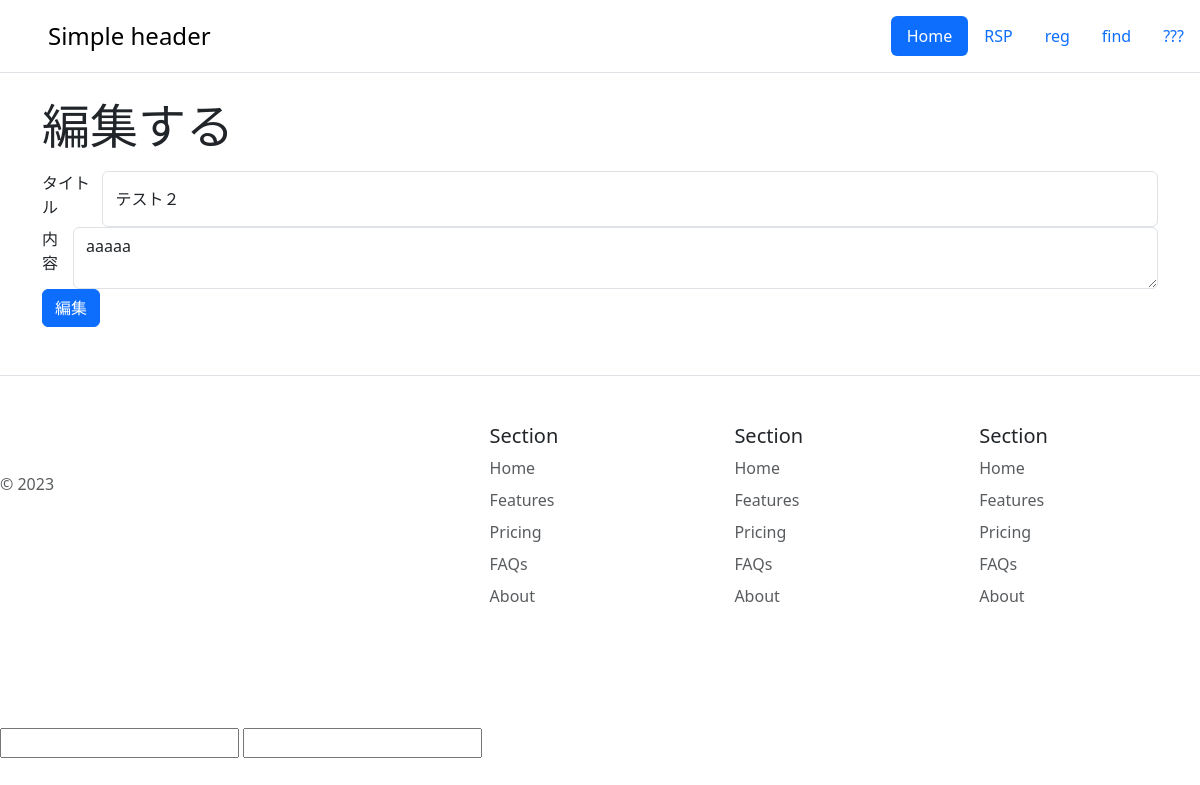
The app's page /postedit/3 (signed in), older data.
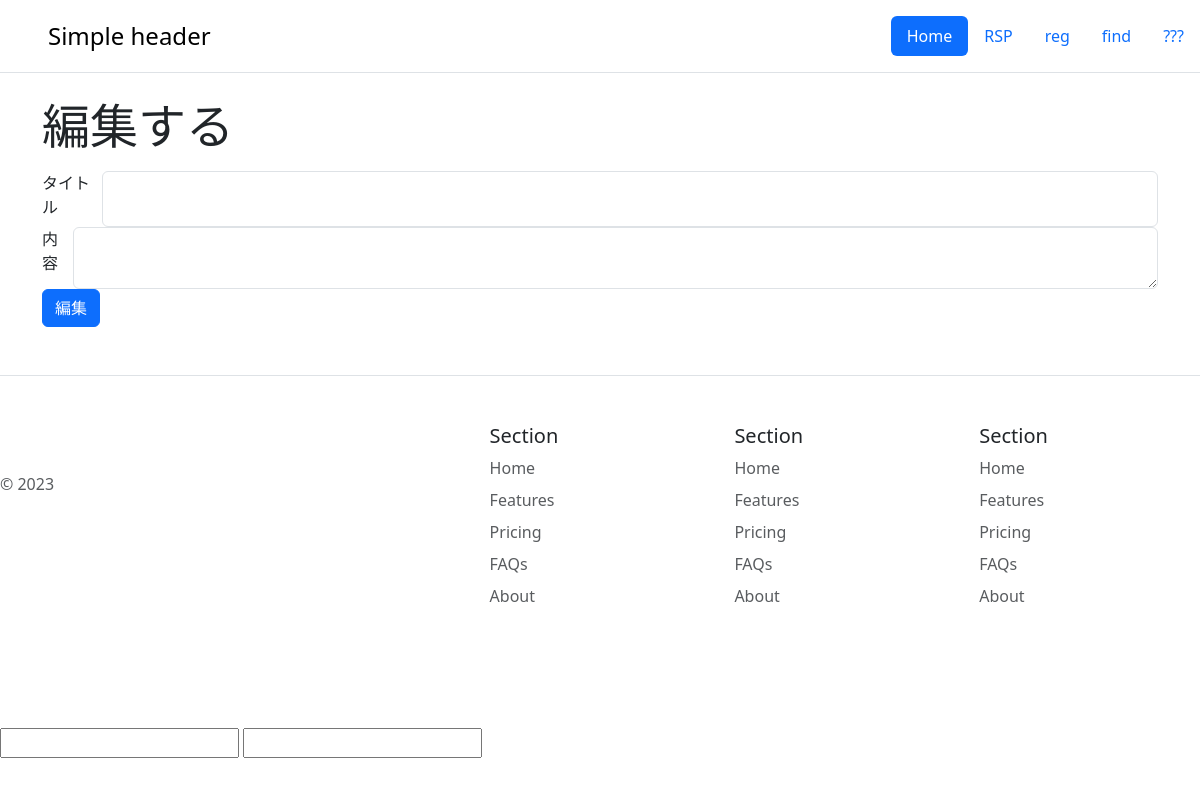
The same page, newer data.
### app.py (models this page shows, shortened)
class Post(db.Model):
    __tablename__ = 'post'
    children = relationship("Comment", backref="comment")
    id = db.Column(db.Integer, primary_key=True)
    title = db.Column(db.String(50), nullable=False)
    body = db.Column(db.String(500), nullable=False)
    time = db.Column(db.DateTime)

### app.py (the view, shortened to what this page needs)
@app.route('/postedit/<int:id>', methods=['GET', 'POST'])
@login_required
def blog_edit(id):
    post = Post.query.get(id)
    if request.method == 'GET':
        return render_template('postedit.html', post=post)

### app.py (called while the page is built)
@login_manager.user_loader
def load_user(user_id):
    return User.query.get(int(user_id))

### templates/postedit.html
{%extends 'base.html'%}
{%block header%}
<li class="nav-item"><a href="/" class="nav-link active">Home</a></li>
<li class="nav-item"><a href="/triangle" class="nav-link">RSP</a></li>
<li class="nav-item"><a href="/signup" class="nav-link">reg</a></li>
<li class="nav-item"><a href="/find" class="nav-link">find</a></li>
<li class="nav-item"><a href="#" class="nav-link">???</a></li>
{%endblock%}
{%block content%}
<div class="container">
    <p class="display-5">編集する</p>
    <form action="/postedit/{{ post.id }}" method="POST">
        <div class="d-flex">
            <label class="form-label" for="title">タイトル</label>
            <input class="form-control" type="text" name="title" value="{{ post.title }}">
        </div>
        <div class="d-flex">
            <label class="form-label" for="body">内容</label>
            <textarea class="form-control" name="body">{{ post.body }}</textarea>
        </div>
        <div class="">
            <input class="btn btn-primary" type="submit" value="編集">
        </div>
    </form>
</div>
{%endblock%}

Row changes from the older to the newer data that the page shows:
removed Post: title "テスト２", body "aaaaa"
